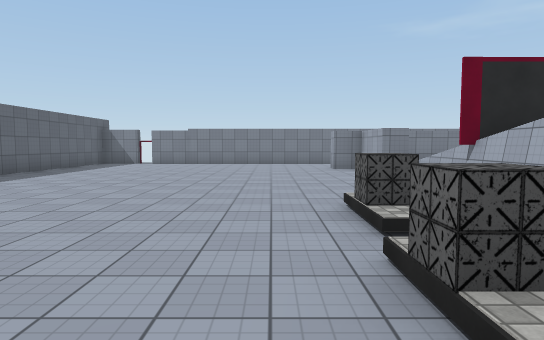
view 1 (above)

13 first-person views from a walk through a Unity game level. The camera is 1.5 m above the floor, tilts 4° down and sees 75° across. The floor is counted in squares, 2 m on a side. Each view is taken from the middle of a square. On the plan, view 1 faces up. The plan holds only what a view shows up to about 11 squares ahead; the rest is blank. The player is left out. Door leaves are left out, so doorways stand open. Some surface patterns are stand-ins.

view 2
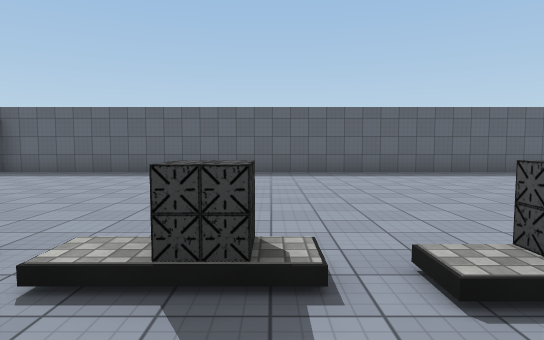

view 3
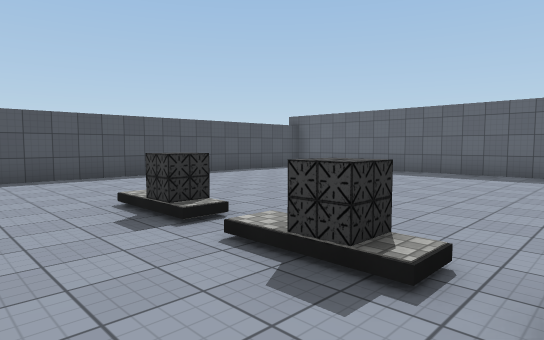

view 4
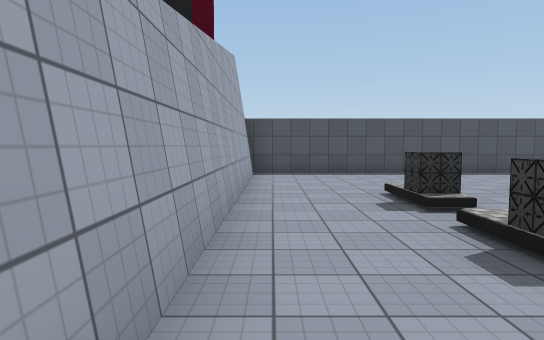

view 5
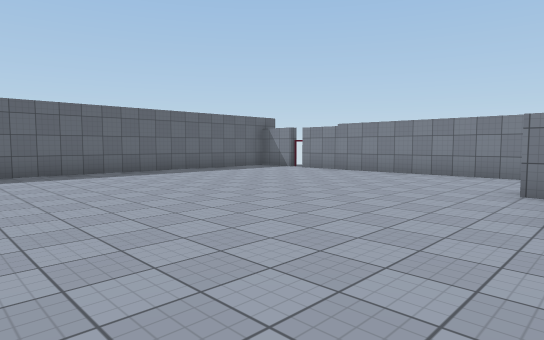

view 6
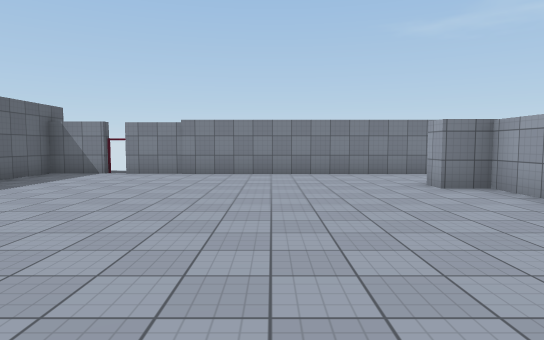

view 7
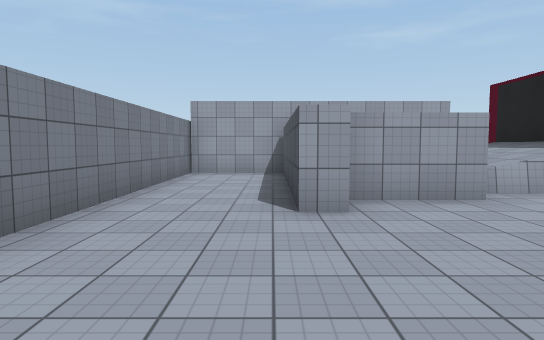

view 8
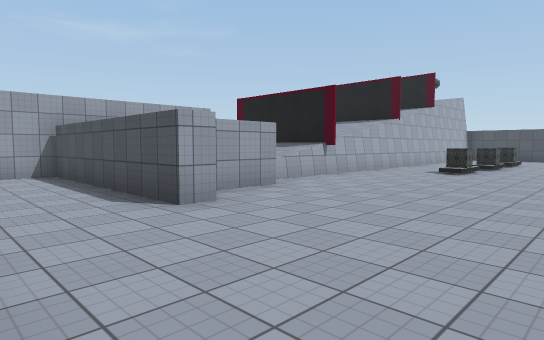

view 9
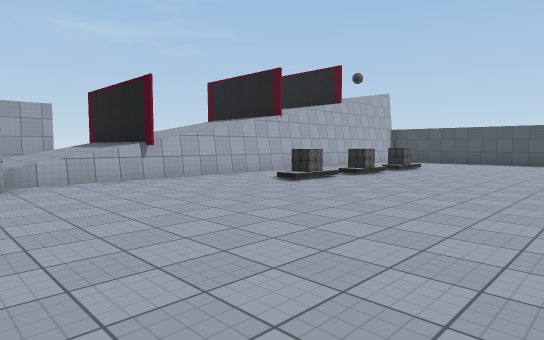

view 10
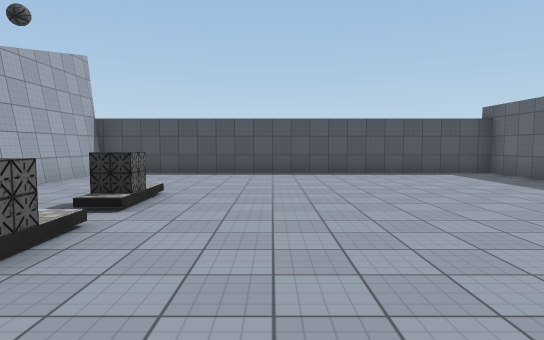

view 11
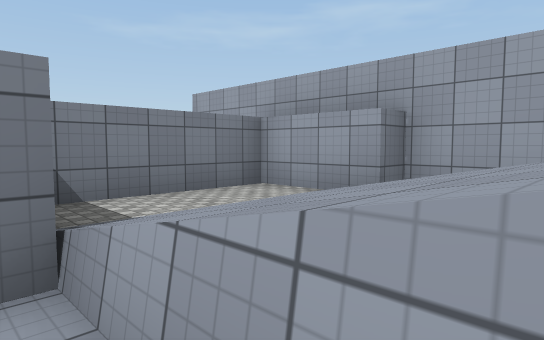

view 12
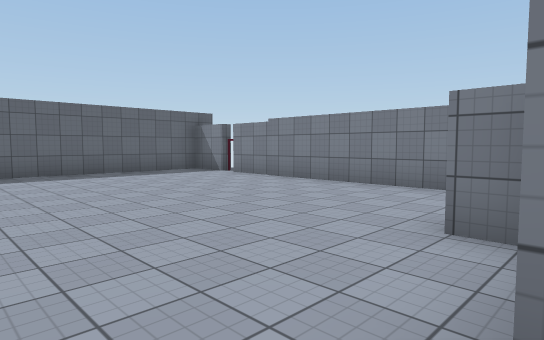

view 13
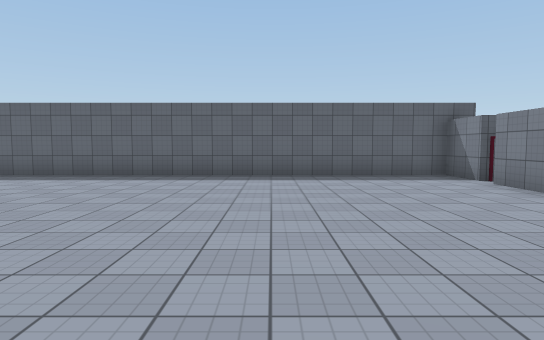

### Floor plan
Key: @ floor where view 1 was taken; # wall or solid block; . main floor; : floor 0.25 m higher than the main floor; / step, stairs or slope; D open door; ^ raised ledge; O other object.
Columns run from 7 left of view 1 to 8 right of it. Each row starts with its distance up from view 1.
 15 ##D#############
 14 #..............#
 13 #..............#
 12 #..............#
 11 #........#######
 10 #.........#^^^#
  9 #.........#^^^##
  8 #..........^^^^#
  7 #..........^^^^#
  6 #..........^^^^
  5 #..........#
  4 #.......O..#
  3 #......./..#
  2 #.......O..#
  1 #.......:..#
  0 #......@O..#
 -1 #.......:..#
 -2 #..........#
 -3 #..........#
 -4 #..........#
 -5 #..........#
 -6 ############

Where each view was taken, in squares from view 1:
view 1: 0 up, 0 right, facing up
view 2: 2 up, 3 right, facing left
view 3: 3 up, 3 right, facing down-left
view 4: 4 up, 3 right, facing down
view 5: 5 up, 3 right, facing up-left
view 6: 5 up, 1 left, facing up
view 7: 12 up, 2 left, facing right
view 8: 14 up, 2 left, facing down-right
view 9: 10 up, 4 left, facing down-right
view 10: 4 up, 1 left, facing down
view 11: 7 up, 3 right, facing up-right
view 12: 8 up, 3 right, facing up-left
view 13: 10 up, 2 right, facing left
